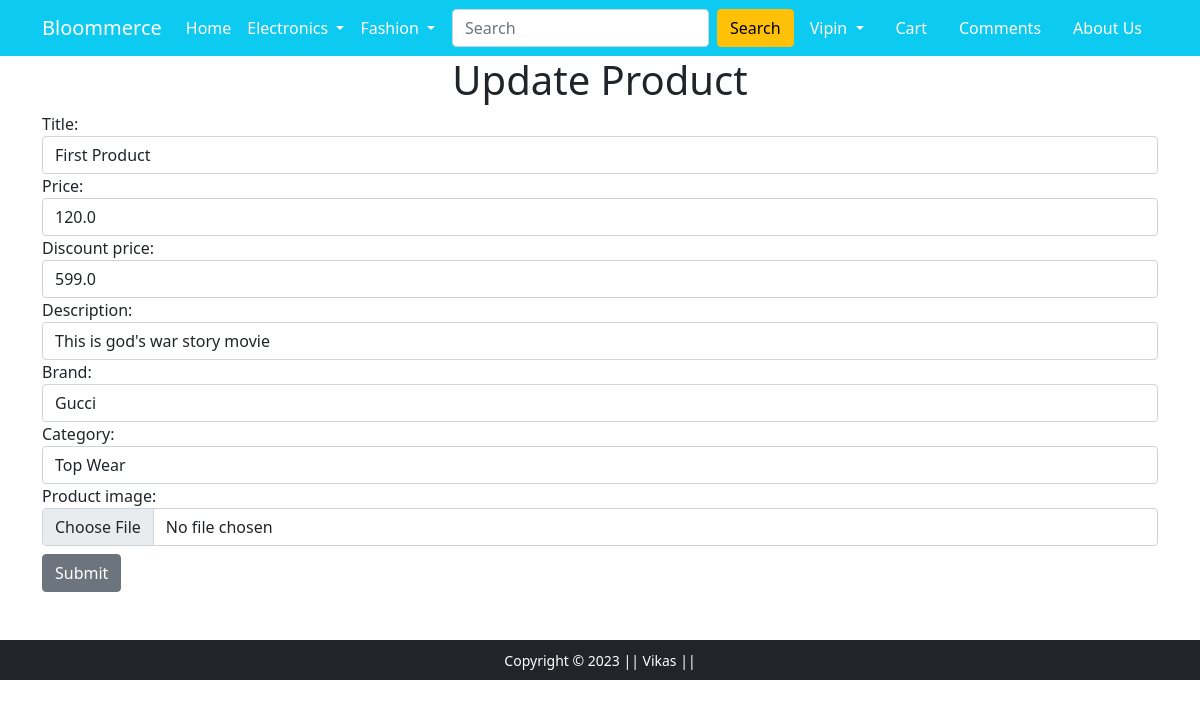
The app's page /update-product/17/ (signed in) with its own data.
### app/models.py (models this page shows, shortened)
class Product(models.Model):
    user = models.ForeignKey(User, on_delete=models.CASCADE, null=True)
    title = models.CharField(max_length=100)
    price = models.FloatField()
    discount_price = models.FloatField()
    description = models.TextField()
    brand = models.CharField(max_length=100)
    category = models.CharField(choices=CATEGORY_CHOICES, max_length=30)
    product_image = models.ImageField(upload_to='productimg')

### app/views.py (the view)
# urls.py: path('update-product/<int:pk>/', updateProduct, name='update_product'),
@login_required(login_url='login')
def updateProduct(request, pk):
    if request.user.is_staff:
        product = Product.objects.get(pk=pk)
        form = UpdateProductForm(instance=product)
        if request.method == 'POST':
            form = UpdateProductForm(request.POST, request.FILES, instance=product)
            if form.is_valid():
                form.save()
                messages.success(request, "Product Successfully Updated!")
                return redirect('home')
        context = {'form':form}
        return render(request, 'app/updateproduct.html', context)
    else:
        return HttpResponse("You don't have permission!")

### app/forms.py
class UpdateProductForm(forms.ModelForm):
    class Meta:
        model = Product
        fields = ['title', 'price', 'discount_price', 'description', 'brand', 'category', 'product_image']
        widgets = {
            'title':forms.TextInput(attrs={'class':'form-control'}),
            'price':forms.NumberInput(attrs={'class':'form-control'}),
            'discount_price':forms.NumberInput(attrs={'class':'form-control'}),
            'description':forms.TextInput(attrs={'class':'form-control'}),
            'brand':forms.TextInput(attrs={'class':'form-control'}),
            'category':forms.Select(choices=CATEGORY_CHOICES, attrs={'class':'form-control'}),
            'product_image':forms.FileInput(attrs={'class':'form-control'}),
        }

### app/templates/app/updateproduct.html (shortened to what this page needs)
{% extends 'app/base.html' %}
{% load static %}
{% block main-content %}
    <div class="container">
        <h1 class="text-center">Update Product</h1>
        <form action="" method="post" enctype="multipart/form-data">
            {{ form }}
            <input type="submit" class="btn btn-secondary mt-2" value="Submit">
        </form>
    </div>
{% endblock main-content %}

### app/templates/app/base.html (shortened to what this page needs)
<!doctype html>
{% load static %}
<html lang="en">
  <head>
    <link href="https://cdn.jsdelivr.net/npm/bootstrap@5.0.0-beta1/dist/css/bootstrap.min.css" rel="stylesheet">
    <link rel="stylesheet" href="{% static 'app/css/owl.carousel.min.css' %}">
    <link rel="stylesheet" href="{% static 'app/css/all.min.css' %}">
    <link rel="stylesheet" href="{% static 'app/css/style.css' %}">
  </head>
  <body>
    <nav class="navbar navbar-expand-lg navbar-dark bg-info">
     <div class="container">
       <a class="navbar-brand" href="/">Bloommerce</a>
       <div class="collapse navbar-collapse" id="navbarSupportedContent">
         <ul class="navbar-nav me-auto mb-2 mb-lg-0">
           <li class="nav-item">
             <a class="nav-link active" aria-current="page" href="/">Home</a>
           </li>
           <li class="nav-item dropdown">
             <a class="nav-link dropdown-toggle text-white" href="#" id="electronicsDropdown" role="button" data-bs-toggle="dropdown" aria-expanded="false">
               Electronics
             </a>
           </li>
           <li class="nav-item dropdown">
             <a class="nav-link dropdown-toggle text-white" href="#" id="fashionDropdown" role="button" data-bs-toggle="dropdown" aria-expanded="false">
               Fashion
             </a>
           </li>
         </ul>
         <form class="d-flex" action="{% url 'search' %}" method="get">
           <input class="form-control me-2" name="query" id="query" type="search" placeholder="Search" aria-label="Search">
           <button class="btn btn-warning" type="submit">Search</button>
         </form>
         <div>
          <ul class="navbar-nav me-auto mb-2 mb-lg-0">
            {% if request.user.is_authenticated %}
           <li class="nav-item dropdown mx-2">
              <a class="nav-link dropdown-toggle text-white" href="#" id="profileDropdown" role="button" data-bs-toggle="dropdown" aria-expanded="false">
                {{ request.user.username|capfirst }}
              </a>
            </li>
            <li class="nav-item mx-2">
             <a href="{% url 'cart' %}" class="nav-link text-white"> Cart </a>
            </li>
            <li class="nav-item mx-2">
              <a href="{% url 'comment' %}" class="nav-link text-white">Comments</a>
            </li>
            {% endif %}
            <li class="nav-item mx-2">
              <a href="{% url 'about' %}" class="nav-link text-white">About Us</a>
            </li>
          </ul>
         </div>
       </div>
     </div>
    </nav>
    {% block main-content %} {% endblock main-content %}
    <footer class="container-fluid bg-dark text-center p-2 mt-5">
        <small class="text-white">Copyright &copy; 2023 || Vikas || </small>
    </footer>
  </body>
</html>

### records on screen
Product: title "First Product", price "120.0", discount_price "599.0", description "This is god's war story movie", brand "Gucci", category "Top Wear"

### other values on screen
{{ request.user.username|capfirst }} "Vipin"
